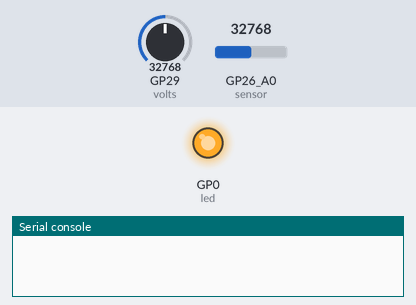
Simulated run of this program. Board: Raspberry Pi Pico running CircuitPython. Shown: output pins drawn as LEDs (lit = HIGH), the last lines printed to the serial console. The test bench sets the inputs (shaded band); at power-on: GP29 (volts) = 32768, GP26_A0 (sensor) = 32768 (analog values on the 0–65535 scale).

Above: at 0.2 s.
At 4.7 s:
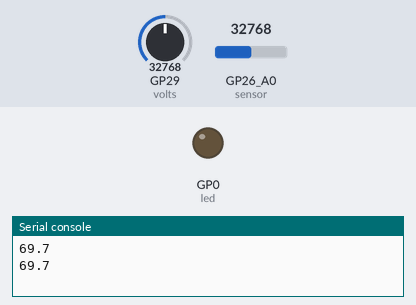
Timing chart, 0 to 6.9 s (numbered marks = the images above):
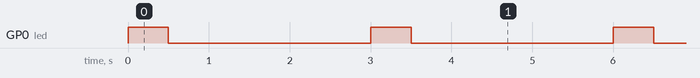

The program:

code.py
```python
# Dave's 10K thermistor program
# built for CircuitPython
# 04/05/2021

#A0 is thermistor input
#GP0 is led (basic sanity test light)


import board
from analogio import AnalogIn
from digitalio import DigitalInOut
from dave import basic_sanity, read_thermistor, Vsys, AIconstant
import time


led = DigitalInOut(board.GP0)
sensor = AnalogIn(board.GP26_A0)


while True:
    basic_sanity(led, .5)

    Temp=read_thermistor(sensor, 10, 12, 3950, 0)
    print(f"{Temp}")
    time.sleep(2)
    
```

dave.py
```python
import board
from digitalio import Direction
from analogio import AnalogIn
import time
import math

#set up A3 (GP29) for analog in
#special internal pin, reads VBUS/Vsys
volts = AnalogIn(board.A3)

#return Vsys based on regular USB 5VDC
#or the equivalent??? 3.3VDC
#1 = 5VDC 0 = 3.3VDC
def Vsys(type):
    if type:
        return volts.value * ( 10.0 / 65535 ) - 0.1
    else:
        return volts.value * ( 6.6 / 65535 ) - .05

# get an analog input constant for either
# 5 volt range or 3.3V range
# 1 = 5VDC 0 = 3.3VDC
def AIconstant(type):
    if type:
        return 5.0 / 65535
    else:
        return 3.3 / 65535

#Basic Sanity Test light
#send in a set up pin and seconds
#and a light will blink to say, "Yes, I'm awake!"
def basic_sanity(bst, delay):
    bst.direction = Direction.OUTPUT
    bst.value=True
    time.sleep(delay)
    bst.value=False
    time.sleep(delay)


# thermistor is defined pin from caller
# Ro is thermistor type either 10 or 100 for 10k or 100k thermistors
# Rseries is series resistor in in put circuit, in thousands only
# Beta number for this thermistor product
# celsius - return celsius if any positive number, fahrenheit if zerocircuit
def read_thermistor(thermistor, Ro, Rseries, Beta, celsius):
    #Ro = thermistor type, 10K or 100k
    #Beta =  Nominal resistance 50K, Beta constant
    #Rseries = 15  Series resistor 10K
    To = 298.15           #Nominal Temperature

    #Vrt = Voltage across thermistor
    Vrt = thermistor.value * ( Vsys(0) / ( 65535 ))

    #Convert voltage measured to resistance value
    #All Resistances are in kilo ohms.
    R = (Vrt * Rseries) / ( Vsys(0) - Vrt)

    #Use R value in steinhart and hart equation
    #Calculate temperature value in kelvin
    T =  1 / ((1/To) + (( math.log(R / Ro)) / Beta))
    Tc = T - 273.15               #Converting kelvin to celsius
    Tf = Tc * 9.0 / 5.0 + 32.0    #Converting celsius to Fahrenheit
    if celsius:
        return "{:.1f}".format(Tc)
    else:
        return "{:.1f}".format(Tf)
```

Measured:
- by itself, GP0 (led): alternates HIGH for 0.50 s and LOW for 2.5 s
